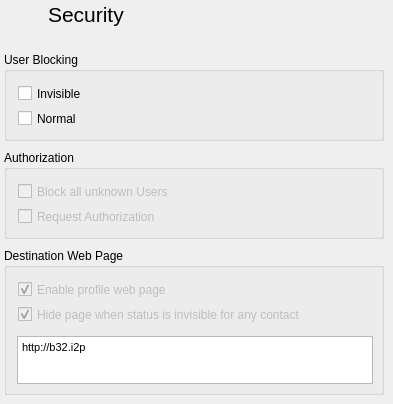
    <widget class="QWidget" name="security_Page">
     <widget class="QGroupBox" name="groupBox_4">
      <property name="geometry">
       <rect>
        <x>4</x>
        <y>150</y>
        <width>380</width>
        <height>89</height>
       </rect>
      </property>
      <property name="minimumSize">
       <size>
        <width>380</width>
        <height>0</height>
       </size>
      </property>
      <property name="maximumSize">
       <size>
        <width>380</width>
        <height>16777215</height>
       </size>
      </property>
      <property name="title">
       <string>Authorization</string>
      </property>
      <widget class="QCheckBox" name="requestauthcheckBox">
       <property name="enabled">
        <bool>false</bool>
       </property>
       <property name="geometry">
        <rect>
         <x>14</x>
         <y>56</y>
         <width>405</width>
         <height>21</height>
        </rect>
       </property>
       <property name="text">
        <string>Request Authorization</string>
       </property>
      </widget>
      <widget class="QCheckBox" name="blockallcheckBox">
       <property name="enabled">
        <bool>false</bool>
       </property>
       <property name="geometry">
        <rect>
         <x>14</x>
         <y>31</y>
         <width>405</width>
         <height>21</height>
        </rect>
       </property>
       <property name="text">
        <string>Block all unknown Users</string>
       </property>
      </widget>
     </widget>
     <widget class="QWidget" name="layoutWidget_14">
      <property name="geometry">
       <rect>
        <x>4</x>
        <y>0</y>
        <width>120</width>
        <height>30</height>
       </rect>
      </property>
      <layout class="QGridLayout" name="gridLayout_3">
       <property name="horizontalSpacing">
        <number>3</number>
       </property>
       <item row="0" column="0" alignment="Qt::AlignLeft|Qt::AlignVCenter">
        <widget class="QLabel" name="label_23">
         <property name="minimumSize">
          <size>
           <width>28</width>
           <height>28</height>
          </size>
         </property>
         <property name="maximumSize">
          <size>
           <width>28</width>
           <height>28</height>
          </size>
         </property>
         <property name="baseSize">
          <size>
           <width>28</width>
           <height>28</height>
          </size>
         </property>
         <property name="pixmap">
          <pixmap resource="resourcen.qrc">:/icons/security.svg</pixmap>
         </property>
         <property name="scaledContents">
          <bool>true</bool>
         </property>
        </widget>
       </item>
       <item row="0" column="1" alignment="Qt::AlignLeft">
        <widget class="QLabel" name="label_3">
         <property name="minimumSize">
          <size>
           <width>0</width>
           <height>28</height>
          </size>
         </property>
         <property name="maximumSize">
          <size>
           <width>16777215</width>
           <height>28</height>
          </size>
         </property>
         <property name="font">
          <font>
           <pointsize>16</pointsize>
           <weight>75</weight>
           <bold>true</bold>
          </font>
         </property>
         <property name="text">
          <string>&lt;!DOCTYPE HTML PUBLIC &quot;-//W3C//DTD HTML 4.0//EN&quot; &quot;http://www.w3.org/TR/REC-html40/strict.dtd&quot;&gt;
&lt;html&gt;&lt;head&gt;&lt;meta name=&quot;qrichtext&quot; content=&quot;1&quot; /&gt;&lt;style type=&quot;text/css&quot;&gt;
p, li { white-space: pre-wrap; }
&lt;/style&gt;&lt;/head&gt;&lt;body style=&quot; font-family:'Sans Serif'; font-size:9pt; font-weight:400; font-style:normal;&quot;&gt;
&lt;p style=&quot; margin-top:12px; margin-bottom:12px; margin-left:0px; margin-right:0px; -qt-block-indent:0; text-indent:0px; font-size:8pt;&quot;&gt;&lt;span style=&quot; font-size:16pt;&quot;&gt;Security&lt;/span&gt;&lt;/p&gt;&lt;/body&gt;&lt;/html&gt;</string>
         </property>
        </widget>
       </item>
      </layout>
     </widget>
     <widget class="QGroupBox" name="groupBox_19">
      <property name="geometry">
       <rect>
        <x>4</x>
        <y>52</y>
        <width>380</width>
        <height>89</height>
       </rect>
      </property>
      <property name="minimumSize">
       <size>
        <width>380</width>
        <height>0</height>
       </size>
      </property>
      <property name="maximumSize">
       <size>
        <width>380</width>
        <height>16777215</height>
       </size>
      </property>
      <property name="title">
       <string>User Blocking</string>
      </property>
      <widget class="QCheckBox" name="check_BlockNormal">
       <property name="enabled">
        <bool>true</bool>
       </property>
       <property name="geometry">
        <rect>
         <x>14</x>
         <y>56</y>
         <width>405</width>
         <height>21</height>
        </rect>
       </property>
       <property name="text">
        <string>Normal</string>
       </property>
       <property name="autoExclusive">
        <bool>true</bool>
       </property>
      </widget>
      <widget class="QCheckBox" name="check_BlockInvisible">
       <property name="enabled">
        <bool>true</bool>
       </property>
       <property name="geometry">
        <rect>
         <x>14</x>
         <y>31</y>
         <width>405</width>
         <height>21</height>
        </rect>
       </property>
       <property name="text">
        <string>Invisible</string>
       </property>
       <property name="autoExclusive">
        <bool>true</bool>
       </property>
      </widget>
     </widget>
     <widget class="QGroupBox" name="groupBox_11">
      <property name="geometry">
       <rect>
        <x>4</x>
        <y>248</y>
        <width>380</width>
        <height>147</height>
       </rect>
      </property>
      <property name="minimumSize">
       <size>
        <width>380</width>
        <height>0</height>
       </size>
      </property>
      <property name="maximumSize">
       <size>
        <width>380</width>
        <height>16777215</height>
       </size>
      </property>
      <property name="title">
       <string>Destination Web Page</string>
      </property>
      <widget class="QCheckBox" name="blockallcheckBox_2">
       <property name="enabled">
        <bool>false</bool>
       </property>
       <property name="geometry">
        <rect>
         <x>14</x>
         <y>31</y>
         <width>405</width>
         <height>21</height>
        </rect>
       </property>
       <property name="text">
        <string>Enable profile web page</string>
       </property>
       <property name="checked">
        <bool>true</bool>
       </property>
      </widget>
      <widget class="QPlainTextEdit" name="b32address">
       <property name="enabled">
        <bool>true</bool>
       </property>
       <property name="geometry">
        <rect>
         <x>13</x>
         <y>88</y>
         <width>356</width>
         <height>48</height>
        </rect>
       </property>
       <property name="font">
        <font>
         <pointsize>8</pointsize>
        </font>
       </property>
       <property name="inputMethodHints">
        <set>Qt::ImhNone</set>
       </property>
       <property name="verticalScrollBarPolicy">
        <enum>Qt::ScrollBarAlwaysOff</enum>
       </property>
       <property name="lineWrapMode">
        <enum>QPlainTextEdit::NoWrap</enum>
       </property>
       <property name="readOnly">
        <bool>true</bool>
       </property>
       <property name="plainText">
        <string>http://b32.i2p</string>
       </property>
      </widget>
      <widget class="QCheckBox" name="blockallcheckBox_3">
       <property name="enabled">
        <bool>false</bool>
       </property>
       <property name="geometry">
        <rect>
         <x>14</x>
         <y>56</y>
         <width>405</width>
         <height>21</height>
        </rect>
       </property>
       <property name="text">
        <string>Hide page when status is invisible for any contact</string>
       </property>
       <property name="checked">
        <bool>true</bool>
       </property>
      </widget>
     </widget>
    </widget>
